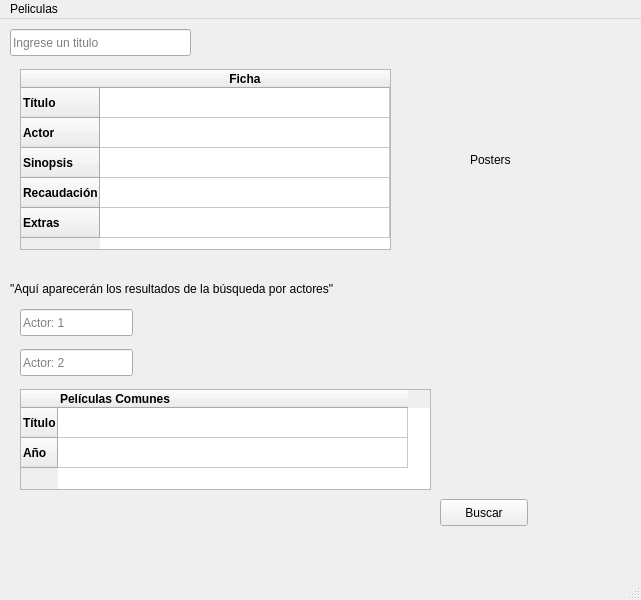
<?xml version="1.0" encoding="UTF-8"?>
<ui version="4.0">
 <class>PeliculasWindow</class>
 <widget class="QMainWindow" name="PeliculasWindow">
  <property name="geometry">
   <rect>
    <x>0</x>
    <y>0</y>
    <width>641</width>
    <height>600</height>
   </rect>
  </property>
  <property name="windowTitle">
   <string>MainWindow</string>
  </property>
  <property name="iconSize">
   <size>
    <width>24</width>
    <height>24</height>
   </size>
  </property>
  <widget class="QWidget" name="centralwidget">
   <widget class="QTableWidget" name="Peliculas">
    <property name="geometry">
     <rect>
      <x>20</x>
      <y>50</y>
      <width>371</width>
      <height>181</height>
     </rect>
    </property>
    <property name="rowCount">
     <number>5</number>
    </property>
    <property name="columnCount">
     <number>1</number>
    </property>
    <attribute name="horizontalHeaderStretchLastSection">
     <bool>true</bool>
    </attribute>
    <attribute name="verticalHeaderVisible">
     <bool>true</bool>
    </attribute>
    <attribute name="verticalHeaderCascadingSectionResizes">
     <bool>false</bool>
    </attribute>
    <attribute name="verticalHeaderShowSortIndicator" stdset="0">
     <bool>false</bool>
    </attribute>
    <attribute name="verticalHeaderStretchLastSection">
     <bool>false</bool>
    </attribute>
    <row>
     <property name="text">
      <string>Título</string>
     </property>
     <property name="font">
      <font>
       <weight>75</weight>
       <bold>true</bold>
      </font>
     </property>
    </row>
    <row>
     <property name="text">
      <string>Actor</string>
     </property>
     <property name="font">
      <font>
       <weight>75</weight>
       <bold>true</bold>
      </font>
     </property>
    </row>
    <row>
     <property name="text">
      <string>Sinopsis</string>
     </property>
     <property name="font">
      <font>
       <weight>75</weight>
       <bold>true</bold>
      </font>
     </property>
    </row>
    <row>
     <property name="text">
      <string>Recaudación</string>
     </property>
     <property name="font">
      <font>
       <weight>75</weight>
       <italic>false</italic>
       <bold>true</bold>
      </font>
     </property>
    </row>
    <row>
     <property name="text">
      <string>Extras</string>
     </property>
     <property name="font">
      <font>
       <weight>75</weight>
       <bold>true</bold>
      </font>
     </property>
    </row>
    <column>
     <property name="text">
      <string>Ficha</string>
     </property>
     <property name="font">
      <font>
       <weight>75</weight>
       <bold>true</bold>
      </font>
     </property>
    </column>
    <item row="0" column="0">
     <property name="text">
      <string/>
     </property>
     <property name="font">
      <font>
       <weight>75</weight>
       <bold>true</bold>
      </font>
     </property>
    </item>
   </widget>
   <widget class="QLineEdit" name="lineEdit">
    <property name="geometry">
     <rect>
      <x>10</x>
      <y>10</y>
      <width>181</width>
      <height>27</height>
     </rect>
    </property>
    <property name="placeholderText">
     <string>Ingrese un titulo</string>
    </property>
   </widget>
   <widget class="QPushButton" name="pushButton">
    <property name="geometry">
     <rect>
      <x>440</x>
      <y>480</y>
      <width>88</width>
      <height>27</height>
     </rect>
    </property>
    <property name="text">
     <string>Buscar</string>
    </property>
   </widget>
   <widget class="QLineEdit" name="lineEdit_3">
    <property name="geometry">
     <rect>
      <x>20</x>
      <y>290</y>
      <width>113</width>
      <height>27</height>
     </rect>
    </property>
    <property name="text">
     <string/>
    </property>
    <property name="placeholderText">
     <string>Actor: 1</string>
    </property>
   </widget>
   <widget class="QLineEdit" name="lineEdit_4">
    <property name="geometry">
     <rect>
      <x>20</x>
      <y>330</y>
      <width>113</width>
      <height>27</height>
     </rect>
    </property>
    <property name="text">
     <string/>
    </property>
    <property name="placeholderText">
     <string>Actor: 2</string>
    </property>
   </widget>
   <widget class="QTableWidget" name="PeliculasComunes">
    <property name="geometry">
     <rect>
      <x>20</x>
      <y>370</y>
      <width>411</width>
      <height>101</height>
     </rect>
    </property>
    <property name="tabKeyNavigation">
     <bool>true</bool>
    </property>
    <property name="showDropIndicator" stdset="0">
     <bool>true</bool>
    </property>
    <property name="dragDropOverwriteMode">
     <bool>true</bool>
    </property>
    <property name="selectionBehavior">
     <enum>QAbstractItemView::SelectItems</enum>
    </property>
    <attribute name="horizontalHeaderDefaultSectionSize">
     <number>350</number>
    </attribute>
    <attribute name="horizontalHeaderHighlightSections">
     <bool>true</bool>
    </attribute>
    <row>
     <property name="text">
      <string>Título</string>
     </property>
     <property name="font">
      <font>
       <weight>75</weight>
       <bold>true</bold>
      </font>
     </property>
    </row>
    <row>
     <property name="text">
      <string>Año</string>
     </property>
     <property name="font">
      <font>
       <weight>75</weight>
       <bold>true</bold>
      </font>
     </property>
    </row>
    <column>
     <property name="text">
      <string>Películas Comunes</string>
     </property>
     <property name="font">
      <font>
       <weight>75</weight>
       <bold>true</bold>
      </font>
     </property>
     <property name="textAlignment">
      <set>AlignLeading|AlignVCenter</set>
     </property>
    </column>
    <item row="0" column="0">
     <property name="text">
      <string/>
     </property>
    </item>
   </widget>
   <widget class="QLabel" name="labelPoster">
    <property name="geometry">
     <rect>
      <x>470</x>
      <y>50</y>
      <width>141</width>
      <height>181</height>
     </rect>
    </property>
    <property name="text">
     <string>Posters</string>
    </property>
    <property name="textFormat">
     <enum>Qt::MarkdownText</enum>
    </property>
   </widget>
   <widget class="QLabel" name="labelTituloActores">
    <property name="geometry">
     <rect>
      <x>10</x>
      <y>260</y>
      <width>411</width>
      <height>19</height>
     </rect>
    </property>
    <property name="text">
     <string>&quot;Aquí aparecerán los resultados de la búsqueda por actores&quot;</string>
    </property>
   </widget>
  </widget>
  <widget class="QMenuBar" name="menubar">
   <property name="geometry">
    <rect>
     <x>0</x>
     <y>0</y>
     <width>641</width>
     <height>24</height>
    </rect>
   </property>
   <widget class="QMenu" name="menuPeliculas">
    <property name="title">
     <string>Peliculas</string>
    </property>
   </widget>
   <addaction name="menuPeliculas"/>
  </widget>
  <widget class="QStatusBar" name="statusbar"/>
 </widget>
 <resources/>
 <connections/>
</ui>
